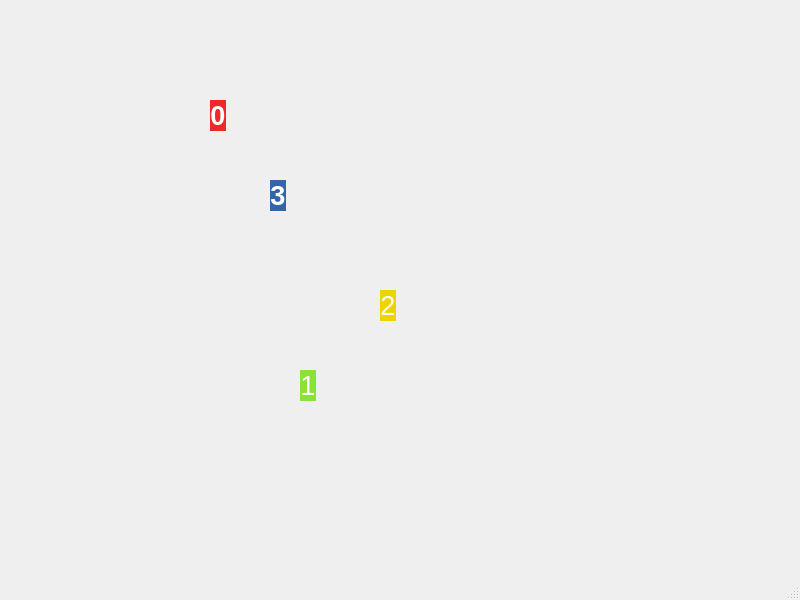
<?xml version="1.0" encoding="UTF-8"?>
<ui version="4.0">
 <class>MainWindow</class>
 <widget class="QMainWindow" name="MainWindow">
  <property name="geometry">
   <rect>
    <x>0</x>
    <y>0</y>
    <width>800</width>
    <height>600</height>
   </rect>
  </property>
  <property name="windowTitle">
   <string>MainWindow</string>
  </property>
  <widget class="QWidget" name="centralwidget">
   <widget class="QLabel" name="label">
    <property name="geometry">
     <rect>
      <x>210</x>
      <y>100</y>
      <width>16</width>
      <height>31</height>
     </rect>
    </property>
    <property name="palette">
     <palette>
      <active>
       <colorrole role="WindowText">
        <brush brushstyle="SolidPattern">
         <color alpha="255">
          <red>0</red>
          <green>0</green>
          <blue>0</blue>
         </color>
        </brush>
       </colorrole>
       <colorrole role="Button">
        <brush brushstyle="SolidPattern">
         <color alpha="255">
          <red>239</red>
          <green>41</green>
          <blue>41</blue>
         </color>
        </brush>
       </colorrole>
       <colorrole role="Light">
        <brush brushstyle="SolidPattern">
         <color alpha="255">
          <red>255</red>
          <green>147</green>
          <blue>147</blue>
         </color>
        </brush>
       </colorrole>
       <colorrole role="Midlight">
        <brush brushstyle="SolidPattern">
         <color alpha="255">
          <red>247</red>
          <green>94</green>
          <blue>94</blue>
         </color>
        </brush>
       </colorrole>
       <colorrole role="Dark">
        <brush brushstyle="SolidPattern">
         <color alpha="255">
          <red>119</red>
          <green>20</green>
          <blue>20</blue>
         </color>
        </brush>
       </colorrole>
       <colorrole role="Mid">
        <brush brushstyle="SolidPattern">
         <color alpha="255">
          <red>159</red>
          <green>27</green>
          <blue>27</blue>
         </color>
        </brush>
       </colorrole>
       <colorrole role="Text">
        <brush brushstyle="SolidPattern">
         <color alpha="255">
          <red>0</red>
          <green>0</green>
          <blue>0</blue>
         </color>
        </brush>
       </colorrole>
       <colorrole role="BrightText">
        <brush brushstyle="SolidPattern">
         <color alpha="255">
          <red>255</red>
          <green>255</green>
          <blue>255</blue>
         </color>
        </brush>
       </colorrole>
       <colorrole role="ButtonText">
        <brush brushstyle="SolidPattern">
         <color alpha="255">
          <red>0</red>
          <green>0</green>
          <blue>0</blue>
         </color>
        </brush>
       </colorrole>
       <colorrole role="Base">
        <brush brushstyle="SolidPattern">
         <color alpha="255">
          <red>255</red>
          <green>255</green>
          <blue>255</blue>
         </color>
        </brush>
       </colorrole>
       <colorrole role="Window">
        <brush brushstyle="SolidPattern">
         <color alpha="255">
          <red>239</red>
          <green>41</green>
          <blue>41</blue>
         </color>
        </brush>
       </colorrole>
       <colorrole role="Shadow">
        <brush brushstyle="SolidPattern">
         <color alpha="255">
          <red>0</red>
          <green>0</green>
          <blue>0</blue>
         </color>
        </brush>
       </colorrole>
       <colorrole role="AlternateBase">
        <brush brushstyle="SolidPattern">
         <color alpha="255">
          <red>247</red>
          <green>148</green>
          <blue>148</blue>
         </color>
        </brush>
       </colorrole>
       <colorrole role="ToolTipBase">
        <brush brushstyle="SolidPattern">
         <color alpha="255">
          <red>255</red>
          <green>255</green>
          <blue>220</blue>
         </color>
        </brush>
       </colorrole>
       <colorrole role="ToolTipText">
        <brush brushstyle="SolidPattern">
         <color alpha="255">
          <red>0</red>
          <green>0</green>
          <blue>0</blue>
         </color>
        </brush>
       </colorrole>
       <colorrole role="PlaceholderText">
        <brush brushstyle="SolidPattern">
         <color alpha="128">
          <red>0</red>
          <green>0</green>
          <blue>0</blue>
         </color>
        </brush>
       </colorrole>
      </active>
      <inactive>
       <colorrole role="WindowText">
        <brush brushstyle="SolidPattern">
         <color alpha="255">
          <red>0</red>
          <green>0</green>
          <blue>0</blue>
         </color>
        </brush>
       </colorrole>
       <colorrole role="Button">
        <brush brushstyle="SolidPattern">
         <color alpha="255">
          <red>239</red>
          <green>41</green>
          <blue>41</blue>
         </color>
        </brush>
       </colorrole>
       <colorrole role="Light">
        <brush brushstyle="SolidPattern">
         <color alpha="255">
          <red>255</red>
          <green>147</green>
          <blue>147</blue>
         </color>
        </brush>
       </colorrole>
       <colorrole role="Midlight">
        <brush brushstyle="SolidPattern">
         <color alpha="255">
          <red>247</red>
          <green>94</green>
          <blue>94</blue>
         </color>
        </brush>
       </colorrole>
       <colorrole role="Dark">
        <brush brushstyle="SolidPattern">
         <color alpha="255">
          <red>119</red>
          <green>20</green>
          <blue>20</blue>
         </color>
        </brush>
       </colorrole>
       <colorrole role="Mid">
        <brush brushstyle="SolidPattern">
         <color alpha="255">
          <red>159</red>
          <green>27</green>
          <blue>27</blue>
         </color>
        </brush>
       </colorrole>
       <colorrole role="Text">
        <brush brushstyle="SolidPattern">
         <color alpha="255">
          <red>0</red>
          <green>0</green>
          <blue>0</blue>
         </color>
        </brush>
       </colorrole>
       <colorrole role="BrightText">
        <brush brushstyle="SolidPattern">
         <color alpha="255">
          <red>255</red>
          <green>255</green>
          <blue>255</blue>
         </color>
        </brush>
       </colorrole>
       <colorrole role="ButtonText">
        <brush brushstyle="SolidPattern">
         <color alpha="255">
          <red>0</red>
          <green>0</green>
          <blue>0</blue>
         </color>
        </brush>
       </colorrole>
       <colorrole role="Base">
        <brush brushstyle="SolidPattern">
         <color alpha="255">
          <red>255</red>
          <green>255</green>
          <blue>255</blue>
         </color>
        </brush>
       </colorrole>
       <colorrole role="Window">
        <brush brushstyle="SolidPattern">
         <color alpha="255">
          <red>239</red>
          <green>41</green>
          <blue>41</blue>
         </color>
        </brush>
       </colorrole>
       <colorrole role="Shadow">
        <brush brushstyle="SolidPattern">
         <color alpha="255">
          <red>0</red>
          <green>0</green>
          <blue>0</blue>
         </color>
        </brush>
       </colorrole>
       <colorrole role="AlternateBase">
        <brush brushstyle="SolidPattern">
         <color alpha="255">
          <red>247</red>
          <green>148</green>
          <blue>148</blue>
         </color>
        </brush>
       </colorrole>
       <colorrole role="ToolTipBase">
        <brush brushstyle="SolidPattern">
         <color alpha="255">
          <red>255</red>
          <green>255</green>
          <blue>220</blue>
         </color>
        </brush>
       </colorrole>
       <colorrole role="ToolTipText">
        <brush brushstyle="SolidPattern">
         <color alpha="255">
          <red>0</red>
          <green>0</green>
          <blue>0</blue>
         </color>
        </brush>
       </colorrole>
       <colorrole role="PlaceholderText">
        <brush brushstyle="SolidPattern">
         <color alpha="128">
          <red>0</red>
          <green>0</green>
          <blue>0</blue>
         </color>
        </brush>
       </colorrole>
      </inactive>
      <disabled>
       <colorrole role="WindowText">
        <brush brushstyle="SolidPattern">
         <color alpha="255">
          <red>119</red>
          <green>20</green>
          <blue>20</blue>
         </color>
        </brush>
       </colorrole>
       <colorrole role="Button">
        <brush brushstyle="SolidPattern">
         <color alpha="255">
          <red>239</red>
          <green>41</green>
          <blue>41</blue>
         </color>
        </brush>
       </colorrole>
       <colorrole role="Light">
        <brush brushstyle="SolidPattern">
         <color alpha="255">
          <red>255</red>
          <green>147</green>
          <blue>147</blue>
         </color>
        </brush>
       </colorrole>
       <colorrole role="Midlight">
        <brush brushstyle="SolidPattern">
         <color alpha="255">
          <red>247</red>
          <green>94</green>
          <blue>94</blue>
         </color>
        </brush>
       </colorrole>
       <colorrole role="Dark">
        <brush brushstyle="SolidPattern">
         <color alpha="255">
          <red>119</red>
          <green>20</green>
          <blue>20</blue>
         </color>
        </brush>
       </colorrole>
       <colorrole role="Mid">
        <brush brushstyle="SolidPattern">
         <color alpha="255">
          <red>159</red>
          <green>27</green>
          <blue>27</blue>
         </color>
        </brush>
       </colorrole>
       <colorrole role="Text">
        <brush brushstyle="SolidPattern">
         <color alpha="255">
          <red>119</red>
          <green>20</green>
          <blue>20</blue>
         </color>
        </brush>
       </colorrole>
       <colorrole role="BrightText">
        <brush brushstyle="SolidPattern">
         <color alpha="255">
          <red>255</red>
          <green>255</green>
          <blue>255</blue>
         </color>
        </brush>
       </colorrole>
       <colorrole role="ButtonText">
        <brush brushstyle="SolidPattern">
         <color alpha="255">
          <red>119</red>
          <green>20</green>
          <blue>20</blue>
         </color>
        </brush>
       </colorrole>
       <colorrole role="Base">
        <brush brushstyle="SolidPattern">
         <color alpha="255">
          <red>239</red>
          <green>41</green>
          <blue>41</blue>
         </color>
        </brush>
       </colorrole>
       <colorrole role="Window">
        <brush brushstyle="SolidPattern">
         <color alpha="255">
          <red>239</red>
          <green>41</green>
          <blue>41</blue>
         </color>
        </brush>
       </colorrole>
       <colorrole role="Shadow">
        <brush brushstyle="SolidPattern">
         <color alpha="255">
          <red>0</red>
          <green>0</green>
          <blue>0</blue>
         </color>
        </brush>
       </colorrole>
       <colorrole role="AlternateBase">
        <brush brushstyle="SolidPattern">
         <color alpha="255">
          <red>239</red>
          <green>41</green>
          <blue>41</blue>
         </color>
        </brush>
       </colorrole>
       <colorrole role="ToolTipBase">
        <brush brushstyle="SolidPattern">
         <color alpha="255">
          <red>255</red>
          <green>255</green>
          <blue>220</blue>
         </color>
        </brush>
       </colorrole>
       <colorrole role="ToolTipText">
        <brush brushstyle="SolidPattern">
         <color alpha="255">
          <red>0</red>
          <green>0</green>
          <blue>0</blue>
         </color>
        </brush>
       </colorrole>
       <colorrole role="PlaceholderText">
        <brush brushstyle="SolidPattern">
         <color alpha="128">
          <red>0</red>
          <green>0</green>
          <blue>0</blue>
         </color>
        </brush>
       </colorrole>
      </disabled>
     </palette>
    </property>
    <property name="autoFillBackground">
     <bool>true</bool>
    </property>
    <property name="text">
     <string>&lt;html&gt;&lt;head/&gt;&lt;body&gt;&lt;p align=&quot;center&quot;&gt;&lt;span style=&quot; font-size:20pt; font-weight:600; color:#ffffff;&quot;&gt;0&lt;/span&gt;&lt;/p&gt;&lt;/body&gt;&lt;/html&gt;</string>
    </property>
   </widget>
   <widget class="QLabel" name="label_2">
    <property name="geometry">
     <rect>
      <x>300</x>
      <y>370</y>
      <width>16</width>
      <height>31</height>
     </rect>
    </property>
    <property name="palette">
     <palette>
      <active>
       <colorrole role="WindowText">
        <brush brushstyle="SolidPattern">
         <color alpha="255">
          <red>0</red>
          <green>0</green>
          <blue>0</blue>
         </color>
        </brush>
       </colorrole>
       <colorrole role="Button">
        <brush brushstyle="SolidPattern">
         <color alpha="255">
          <red>138</red>
          <green>226</green>
          <blue>52</blue>
         </color>
        </brush>
       </colorrole>
       <colorrole role="Light">
        <brush brushstyle="SolidPattern">
         <color alpha="255">
          <red>198</red>
          <green>255</green>
          <blue>143</blue>
         </color>
        </brush>
       </colorrole>
       <colorrole role="Midlight">
        <brush brushstyle="SolidPattern">
         <color alpha="255">
          <red>168</red>
          <green>240</green>
          <blue>97</blue>
         </color>
        </brush>
       </colorrole>
       <colorrole role="Dark">
        <brush brushstyle="SolidPattern">
         <color alpha="255">
          <red>69</red>
          <green>113</green>
          <blue>26</blue>
         </color>
        </brush>
       </colorrole>
       <colorrole role="Mid">
        <brush brushstyle="SolidPattern">
         <color alpha="255">
          <red>92</red>
          <green>151</green>
          <blue>35</blue>
         </color>
        </brush>
       </colorrole>
       <colorrole role="Text">
        <brush brushstyle="SolidPattern">
         <color alpha="255">
          <red>0</red>
          <green>0</green>
          <blue>0</blue>
         </color>
        </brush>
       </colorrole>
       <colorrole role="BrightText">
        <brush brushstyle="SolidPattern">
         <color alpha="255">
          <red>255</red>
          <green>255</green>
          <blue>255</blue>
         </color>
        </brush>
       </colorrole>
       <colorrole role="ButtonText">
        <brush brushstyle="SolidPattern">
         <color alpha="255">
          <red>0</red>
          <green>0</green>
          <blue>0</blue>
         </color>
        </brush>
       </colorrole>
       <colorrole role="Base">
        <brush brushstyle="SolidPattern">
         <color alpha="255">
          <red>255</red>
          <green>255</green>
          <blue>255</blue>
         </color>
        </brush>
       </colorrole>
       <colorrole role="Window">
        <brush brushstyle="SolidPattern">
         <color alpha="255">
          <red>138</red>
          <green>226</green>
          <blue>52</blue>
         </color>
        </brush>
       </colorrole>
       <colorrole role="Shadow">
        <brush brushstyle="SolidPattern">
         <color alpha="255">
          <red>0</red>
          <green>0</green>
          <blue>0</blue>
         </color>
        </brush>
       </colorrole>
       <colorrole role="AlternateBase">
        <brush brushstyle="SolidPattern">
         <color alpha="255">
          <red>196</red>
          <green>240</green>
          <blue>153</blue>
         </color>
        </brush>
       </colorrole>
       <colorrole role="ToolTipBase">
        <brush brushstyle="SolidPattern">
         <color alpha="255">
          <red>255</red>
          <green>255</green>
          <blue>220</blue>
         </color>
        </brush>
       </colorrole>
       <colorrole role="ToolTipText">
        <brush brushstyle="SolidPattern">
         <color alpha="255">
          <red>0</red>
          <green>0</green>
          <blue>0</blue>
         </color>
        </brush>
       </colorrole>
       <colorrole role="PlaceholderText">
        <brush brushstyle="SolidPattern">
         <color alpha="128">
          <red>0</red>
          <green>0</green>
          <blue>0</blue>
         </color>
        </brush>
       </colorrole>
      </active>
      <inactive>
       <colorrole role="WindowText">
        <brush brushstyle="SolidPattern">
         <color alpha="255">
          <red>0</red>
          <green>0</green>
          <blue>0</blue>
         </color>
        </brush>
       </colorrole>
       <colorrole role="Button">
        <brush brushstyle="SolidPattern">
         <color alpha="255">
          <red>138</red>
          <green>226</green>
          <blue>52</blue>
         </color>
        </brush>
       </colorrole>
       <colorrole role="Light">
        <brush brushstyle="SolidPattern">
         <color alpha="255">
          <red>198</red>
          <green>255</green>
          <blue>143</blue>
         </color>
        </brush>
       </colorrole>
       <colorrole role="Midlight">
        <brush brushstyle="SolidPattern">
         <color alpha="255">
          <red>168</red>
          <green>240</green>
          <blue>97</blue>
         </color>
        </brush>
       </colorrole>
       <colorrole role="Dark">
        <brush brushstyle="SolidPattern">
         <color alpha="255">
          <red>69</red>
          <green>113</green>
          <blue>26</blue>
         </color>
        </brush>
       </colorrole>
       <colorrole role="Mid">
        <brush brushstyle="SolidPattern">
         <color alpha="255">
          <red>92</red>
          <green>151</green>
          <blue>35</blue>
         </color>
        </brush>
       </colorrole>
       <colorrole role="Text">
        <brush brushstyle="SolidPattern">
         <color alpha="255">
          <red>0</red>
          <green>0</green>
          <blue>0</blue>
         </color>
        </brush>
       </colorrole>
       <colorrole role="BrightText">
        <brush brushstyle="SolidPattern">
         <color alpha="255">
          <red>255</red>
          <green>255</green>
          <blue>255</blue>
         </color>
        </brush>
       </colorrole>
       <colorrole role="ButtonText">
        <brush brushstyle="SolidPattern">
         <color alpha="255">
          <red>0</red>
          <green>0</green>
          <blue>0</blue>
         </color>
        </brush>
       </colorrole>
       <colorrole role="Base">
        <brush brushstyle="SolidPattern">
         <color alpha="255">
          <red>255</red>
          <green>255</green>
          <blue>255</blue>
         </color>
        </brush>
       </colorrole>
       <colorrole role="Window">
        <brush brushstyle="SolidPattern">
         <color alpha="255">
          <red>138</red>
          <green>226</green>
          <blue>52</blue>
         </color>
        </brush>
       </colorrole>
       <colorrole role="Shadow">
        <brush brushstyle="SolidPattern">
         <color alpha="255">
          <red>0</red>
          <green>0</green>
          <blue>0</blue>
         </color>
        </brush>
       </colorrole>
       <colorrole role="AlternateBase">
        <brush brushstyle="SolidPattern">
         <color alpha="255">
          <red>196</red>
          <green>240</green>
          <blue>153</blue>
         </color>
        </brush>
       </colorrole>
       <colorrole role="ToolTipBase">
        <brush brushstyle="SolidPattern">
         <color alpha="255">
          <red>255</red>
          <green>255</green>
          <blue>220</blue>
         </color>
        </brush>
       </colorrole>
       <colorrole role="ToolTipText">
        <brush brushstyle="SolidPattern">
         <color alpha="255">
          <red>0</red>
          <green>0</green>
          <blue>0</blue>
         </color>
        </brush>
       </colorrole>
       <colorrole role="PlaceholderText">
        <brush brushstyle="SolidPattern">
         <color alpha="128">
          <red>0</red>
          <green>0</green>
          <blue>0</blue>
         </color>
        </brush>
       </colorrole>
      </inactive>
      <disabled>
       <colorrole role="WindowText">
        <brush brushstyle="SolidPattern">
         <color alpha="255">
          <red>69</red>
          <green>113</green>
          <blue>26</blue>
         </color>
        </brush>
       </colorrole>
       <colorrole role="Button">
        <brush brushstyle="SolidPattern">
         <color alpha="255">
          <red>138</red>
          <green>226</green>
          <blue>52</blue>
         </color>
        </brush>
       </colorrole>
       <colorrole role="Light">
        <brush brushstyle="SolidPattern">
         <color alpha="255">
          <red>198</red>
          <green>255</green>
          <blue>143</blue>
         </color>
        </brush>
       </colorrole>
       <colorrole role="Midlight">
        <brush brushstyle="SolidPattern">
         <color alpha="255">
          <red>168</red>
          <green>240</green>
          <blue>97</blue>
         </color>
        </brush>
       </colorrole>
       <colorrole role="Dark">
        <brush brushstyle="SolidPattern">
         <color alpha="255">
          <red>69</red>
          <green>113</green>
          <blue>26</blue>
         </color>
        </brush>
       </colorrole>
       <colorrole role="Mid">
        <brush brushstyle="SolidPattern">
         <color alpha="255">
          <red>92</red>
          <green>151</green>
          <blue>35</blue>
         </color>
        </brush>
       </colorrole>
       <colorrole role="Text">
        <brush brushstyle="SolidPattern">
         <color alpha="255">
          <red>69</red>
          <green>113</green>
          <blue>26</blue>
         </color>
        </brush>
       </colorrole>
       <colorrole role="BrightText">
        <brush brushstyle="SolidPattern">
         <color alpha="255">
          <red>255</red>
          <green>255</green>
          <blue>255</blue>
         </color>
        </brush>
       </colorrole>
       <colorrole role="ButtonText">
        <brush brushstyle="SolidPattern">
         <color alpha="255">
          <red>69</red>
          <green>113</green>
          <blue>26</blue>
         </color>
        </brush>
       </colorrole>
       <colorrole role="Base">
        <brush brushstyle="SolidPattern">
         <color alpha="255">
          <red>138</red>
          <green>226</green>
          <blue>52</blue>
         </color>
        </brush>
       </colorrole>
       <colorrole role="Window">
        <brush brushstyle="SolidPattern">
         <color alpha="255">
          <red>138</red>
          <green>226</green>
          <blue>52</blue>
         </color>
        </brush>
       </colorrole>
       <colorrole role="Shadow">
        <brush brushstyle="SolidPattern">
         <color alpha="255">
          <red>0</red>
          <green>0</green>
          <blue>0</blue>
         </color>
        </brush>
       </colorrole>
       <colorrole role="AlternateBase">
        <brush brushstyle="SolidPattern">
         <color alpha="255">
          <red>138</red>
          <green>226</green>
          <blue>52</blue>
         </color>
        </brush>
       </colorrole>
       <colorrole role="ToolTipBase">
        <brush brushstyle="SolidPattern">
         <color alpha="255">
          <red>255</red>
          <green>255</green>
          <blue>220</blue>
         </color>
        </brush>
       </colorrole>
       <colorrole role="ToolTipText">
        <brush brushstyle="SolidPattern">
         <color alpha="255">
          <red>0</red>
          <green>0</green>
          <blue>0</blue>
         </color>
        </brush>
       </colorrole>
       <colorrole role="PlaceholderText">
        <brush brushstyle="SolidPattern">
         <color alpha="128">
          <red>0</red>
          <green>0</green>
          <blue>0</blue>
         </color>
        </brush>
       </colorrole>
      </disabled>
     </palette>
    </property>
    <property name="autoFillBackground">
     <bool>true</bool>
    </property>
    <property name="text">
     <string>&lt;html&gt;&lt;head/&gt;&lt;body&gt;&lt;p align=&quot;center&quot;&gt;&lt;span style=&quot; font-size:20pt; color:#ffffff;&quot;&gt;1&lt;/span&gt;&lt;/p&gt;&lt;/body&gt;&lt;/html&gt;</string>
    </property>
   </widget>
   <widget class="QLabel" name="label_3">
    <property name="geometry">
     <rect>
      <x>380</x>
      <y>290</y>
      <width>16</width>
      <height>31</height>
     </rect>
    </property>
    <property name="palette">
     <palette>
      <active>
       <colorrole role="WindowText">
        <brush brushstyle="SolidPattern">
         <color alpha="255">
          <red>0</red>
          <green>0</green>
          <blue>0</blue>
         </color>
        </brush>
       </colorrole>
       <colorrole role="Button">
        <brush brushstyle="SolidPattern">
         <color alpha="255">
          <red>237</red>
          <green>212</green>
          <blue>0</blue>
         </color>
        </brush>
       </colorrole>
       <colorrole role="Light">
        <brush brushstyle="SolidPattern">
         <color alpha="255">
          <red>255</red>
          <green>239</green>
          <blue>100</blue>
         </color>
        </brush>
       </colorrole>
       <colorrole role="Midlight">
        <brush brushstyle="SolidPattern">
         <color alpha="255">
          <red>246</red>
          <green>225</green>
          <blue>50</blue>
         </color>
        </brush>
       </colorrole>
       <colorrole role="Dark">
        <brush brushstyle="SolidPattern">
         <color alpha="255">
          <red>118</red>
          <green>106</green>
          <blue>0</blue>
         </color>
        </brush>
       </colorrole>
       <colorrole role="Mid">
        <brush brushstyle="SolidPattern">
         <color alpha="255">
          <red>158</red>
          <green>141</green>
          <blue>0</blue>
         </color>
        </brush>
       </colorrole>
       <colorrole role="Text">
        <brush brushstyle="SolidPattern">
         <color alpha="255">
          <red>0</red>
          <green>0</green>
          <blue>0</blue>
         </color>
        </brush>
       </colorrole>
       <colorrole role="BrightText">
        <brush brushstyle="SolidPattern">
         <color alpha="255">
          <red>255</red>
          <green>255</green>
          <blue>255</blue>
         </color>
        </brush>
       </colorrole>
       <colorrole role="ButtonText">
        <brush brushstyle="SolidPattern">
         <color alpha="255">
          <red>0</red>
          <green>0</green>
          <blue>0</blue>
         </color>
        </brush>
       </colorrole>
       <colorrole role="Base">
        <brush brushstyle="SolidPattern">
         <color alpha="255">
          <red>255</red>
          <green>255</green>
          <blue>255</blue>
         </color>
        </brush>
       </colorrole>
       <colorrole role="Window">
        <brush brushstyle="SolidPattern">
         <color alpha="255">
          <red>237</red>
          <green>212</green>
          <blue>0</blue>
         </color>
        </brush>
       </colorrole>
       <colorrole role="Shadow">
        <brush brushstyle="SolidPattern">
         <color alpha="255">
          <red>0</red>
          <green>0</green>
          <blue>0</blue>
         </color>
        </brush>
       </colorrole>
       <colorrole role="AlternateBase">
        <brush brushstyle="SolidPattern">
         <color alpha="255">
          <red>246</red>
          <green>233</green>
          <blue>127</blue>
         </color>
        </brush>
       </colorrole>
       <colorrole role="ToolTipBase">
        <brush brushstyle="SolidPattern">
         <color alpha="255">
          <red>255</red>
          <green>255</green>
          <blue>220</blue>
         </color>
        </brush>
       </colorrole>
       <colorrole role="ToolTipText">
        <brush brushstyle="SolidPattern">
         <color alpha="255">
          <red>0</red>
          <green>0</green>
          <blue>0</blue>
         </color>
        </brush>
       </colorrole>
       <colorrole role="PlaceholderText">
        <brush brushstyle="SolidPattern">
         <color alpha="128">
          <red>0</red>
          <green>0</green>
          <blue>0</blue>
         </color>
        </brush>
       </colorrole>
      </active>
      <inactive>
       <colorrole role="WindowText">
        <brush brushstyle="SolidPattern">
         <color alpha="255">
          <red>0</red>
          <green>0</green>
          <blue>0</blue>
         </color>
        </brush>
       </colorrole>
       <colorrole role="Button">
        <brush brushstyle="SolidPattern">
         <color alpha="255">
          <red>237</red>
          <green>212</green>
          <blue>0</blue>
         </color>
        </brush>
       </colorrole>
       <colorrole role="Light">
        <brush brushstyle="SolidPattern">
         <color alpha="255">
          <red>255</red>
          <green>239</green>
          <blue>100</blue>
         </color>
        </brush>
       </colorrole>
       <colorrole role="Midlight">
        <brush brushstyle="SolidPattern">
         <color alpha="255">
          <red>246</red>
          <green>225</green>
          <blue>50</blue>
         </color>
        </brush>
       </colorrole>
       <colorrole role="Dark">
        <brush brushstyle="SolidPattern">
         <color alpha="255">
          <red>118</red>
          <green>106</green>
          <blue>0</blue>
         </color>
        </brush>
       </colorrole>
       <colorrole role="Mid">
        <brush brushstyle="SolidPattern">
         <color alpha="255">
          <red>158</red>
          <green>141</green>
          <blue>0</blue>
         </color>
        </brush>
       </colorrole>
       <colorrole role="Text">
        <brush brushstyle="SolidPattern">
         <color alpha="255">
          <red>0</red>
          <green>0</green>
          <blue>0</blue>
         </color>
        </brush>
       </colorrole>
       <colorrole role="BrightText">
        <brush brushstyle="SolidPattern">
         <color alpha="255">
          <red>255</red>
          <green>255</green>
          <blue>255</blue>
         </color>
        </brush>
       </colorrole>
       <colorrole role="ButtonText">
        <brush brushstyle="SolidPattern">
         <color alpha="255">
          <red>0</red>
          <green>0</green>
          <blue>0</blue>
         </color>
        </brush>
       </colorrole>
       <colorrole role="Base">
        <brush brushstyle="SolidPattern">
         <color alpha="255">
          <red>255</red>
          <green>255</green>
          <blue>255</blue>
         </color>
        </brush>
       </colorrole>
       <colorrole role="Window">
        <brush brushstyle="SolidPattern">
         <color alpha="255">
          <red>237</red>
          <green>212</green>
          <blue>0</blue>
         </color>
        </brush>
       </colorrole>
       <colorrole role="Shadow">
        <brush brushstyle="SolidPattern">
         <color alpha="255">
          <red>0</red>
          <green>0</green>
          <blue>0</blue>
         </color>
        </brush>
       </colorrole>
       <colorrole role="AlternateBase">
        <brush brushstyle="SolidPattern">
         <color alpha="255">
          <red>246</red>
          <green>233</green>
          <blue>127</blue>
         </color>
        </brush>
       </colorrole>
       <colorrole role="ToolTipBase">
        <brush brushstyle="SolidPattern">
         <color alpha="255">
          <red>255</red>
          <green>255</green>
          <blue>220</blue>
         </color>
        </brush>
       </colorrole>
       <colorrole role="ToolTipText">
        <brush brushstyle="SolidPattern">
         <color alpha="255">
          <red>0</red>
          <green>0</green>
          <blue>0</blue>
         </color>
        </brush>
       </colorrole>
       <colorrole role="PlaceholderText">
        <brush brushstyle="SolidPattern">
         <color alpha="128">
          <red>0</red>
          <green>0</green>
          <blue>0</blue>
         </color>
        </brush>
       </colorrole>
      </inactive>
      <disabled>
       <colorrole role="WindowText">
        <brush brushstyle="SolidPattern">
         <color alpha="255">
          <red>118</red>
          <green>106</green>
          <blue>0</blue>
         </color>
        </brush>
       </colorrole>
       <colorrole role="Button">
        <brush brushstyle="SolidPattern">
         <color alpha="255">
          <red>237</red>
          <green>212</green>
          <blue>0</blue>
         </color>
        </brush>
       </colorrole>
       <colorrole role="Light">
        <brush brushstyle="SolidPattern">
         <color alpha="255">
          <red>255</red>
          <green>239</green>
          <blue>100</blue>
         </color>
        </brush>
       </colorrole>
       <colorrole role="Midlight">
        <brush brushstyle="SolidPattern">
         <color alpha="255">
          <red>246</red>
          <green>225</green>
          <blue>50</blue>
         </color>
        </brush>
       </colorrole>
       <colorrole role="Dark">
        <brush brushstyle="SolidPattern">
         <color alpha="255">
          <red>118</red>
          <green>106</green>
          <blue>0</blue>
         </color>
        </brush>
       </colorrole>
       <colorrole role="Mid">
        <brush brushstyle="SolidPattern">
         <color alpha="255">
          <red>158</red>
          <green>141</green>
          <blue>0</blue>
         </color>
        </brush>
       </colorrole>
       <colorrole role="Text">
        <brush brushstyle="SolidPattern">
         <color alpha="255">
          <red>118</red>
          <green>106</green>
          <blue>0</blue>
         </color>
        </brush>
       </colorrole>
       <colorrole role="BrightText">
        <brush brushstyle="SolidPattern">
         <color alpha="255">
          <red>255</red>
          <green>255</green>
          <blue>255</blue>
         </color>
        </brush>
       </colorrole>
       <colorrole role="ButtonText">
        <brush brushstyle="SolidPattern">
         <color alpha="255">
          <red>118</red>
          <green>106</green>
          <blue>0</blue>
         </color>
        </brush>
       </colorrole>
       <colorrole role="Base">
        <brush brushstyle="SolidPattern">
         <color alpha="255">
          <red>237</red>
          <green>212</green>
          <blue>0</blue>
         </color>
        </brush>
       </colorrole>
       <colorrole role="Window">
        <brush brushstyle="SolidPattern">
         <color alpha="255">
          <red>237</red>
          <green>212</green>
          <blue>0</blue>
         </color>
        </brush>
       </colorrole>
       <colorrole role="Shadow">
        <brush brushstyle="SolidPattern">
         <color alpha="255">
          <red>0</red>
          <green>0</green>
          <blue>0</blue>
         </color>
        </brush>
       </colorrole>
       <colorrole role="AlternateBase">
        <brush brushstyle="SolidPattern">
         <color alpha="255">
          <red>237</red>
          <green>212</green>
          <blue>0</blue>
         </color>
        </brush>
       </colorrole>
       <colorrole role="ToolTipBase">
        <brush brushstyle="SolidPattern">
         <color alpha="255">
          <red>255</red>
          <green>255</green>
          <blue>220</blue>
         </color>
        </brush>
       </colorrole>
       <colorrole role="ToolTipText">
        <brush brushstyle="SolidPattern">
         <color alpha="255">
          <red>0</red>
          <green>0</green>
          <blue>0</blue>
         </color>
        </brush>
       </colorrole>
       <colorrole role="PlaceholderText">
        <brush brushstyle="SolidPattern">
         <color alpha="128">
          <red>0</red>
          <green>0</green>
          <blue>0</blue>
         </color>
        </brush>
       </colorrole>
      </disabled>
     </palette>
    </property>
    <property name="autoFillBackground">
     <bool>true</bool>
    </property>
    <property name="text">
     <string>&lt;html&gt;&lt;head/&gt;&lt;body&gt;&lt;p align=&quot;center&quot;&gt;&lt;span style=&quot; font-size:20pt; color:#ffffff;&quot;&gt;2&lt;/span&gt;&lt;/p&gt;&lt;/body&gt;&lt;/html&gt;</string>
    </property>
   </widget>
   <widget class="QLabel" name="label_4">
    <property name="geometry">
     <rect>
      <x>270</x>
      <y>180</y>
      <width>16</width>
      <height>31</height>
     </rect>
    </property>
    <property name="palette">
     <palette>
      <active>
       <colorrole role="WindowText">
        <brush brushstyle="SolidPattern">
         <color alpha="255">
          <red>0</red>
          <green>0</green>
          <blue>0</blue>
         </color>
        </brush>
       </colorrole>
       <colorrole role="Button">
        <brush brushstyle="SolidPattern">
         <color alpha="255">
          <red>52</red>
          <green>101</green>
          <blue>164</blue>
         </color>
        </brush>
       </colorrole>
       <colorrole role="Light">
        <brush brushstyle="SolidPattern">
         <color alpha="255">
          <red>78</red>
          <green>151</green>
          <blue>246</blue>
         </color>
        </brush>
       </colorrole>
       <colorrole role="Midlight">
        <brush brushstyle="SolidPattern">
         <color alpha="255">
          <red>65</red>
          <green>126</green>
          <blue>205</blue>
         </color>
        </brush>
       </colorrole>
       <colorrole role="Dark">
        <brush brushstyle="SolidPattern">
         <color alpha="255">
          <red>26</red>
          <green>50</green>
          <blue>82</blue>
         </color>
        </brush>
       </colorrole>
       <colorrole role="Mid">
        <brush brushstyle="SolidPattern">
         <color alpha="255">
          <red>35</red>
          <green>67</green>
          <blue>109</blue>
         </color>
        </brush>
       </colorrole>
       <colorrole role="Text">
        <brush brushstyle="SolidPattern">
         <color alpha="255">
          <red>0</red>
          <green>0</green>
          <blue>0</blue>
         </color>
        </brush>
       </colorrole>
       <colorrole role="BrightText">
        <brush brushstyle="SolidPattern">
         <color alpha="255">
          <red>255</red>
          <green>255</green>
          <blue>255</blue>
         </color>
        </brush>
       </colorrole>
       <colorrole role="ButtonText">
        <brush brushstyle="SolidPattern">
         <color alpha="255">
          <red>0</red>
          <green>0</green>
          <blue>0</blue>
         </color>
        </brush>
       </colorrole>
       <colorrole role="Base">
        <brush brushstyle="SolidPattern">
         <color alpha="255">
          <red>255</red>
          <green>255</green>
          <blue>255</blue>
         </color>
        </brush>
       </colorrole>
       <colorrole role="Window">
        <brush brushstyle="SolidPattern">
         <color alpha="255">
          <red>52</red>
          <green>101</green>
          <blue>164</blue>
         </color>
        </brush>
       </colorrole>
       <colorrole role="Shadow">
        <brush brushstyle="SolidPattern">
         <color alpha="255">
          <red>0</red>
          <green>0</green>
          <blue>0</blue>
         </color>
        </brush>
       </colorrole>
       <colorrole role="AlternateBase">
        <brush brushstyle="SolidPattern">
         <color alpha="255">
          <red>153</red>
          <green>178</green>
          <blue>209</blue>
         </color>
        </brush>
       </colorrole>
       <colorrole role="ToolTipBase">
        <brush brushstyle="SolidPattern">
         <color alpha="255">
          <red>255</red>
          <green>255</green>
          <blue>220</blue>
         </color>
        </brush>
       </colorrole>
       <colorrole role="ToolTipText">
        <brush brushstyle="SolidPattern">
         <color alpha="255">
          <red>0</red>
          <green>0</green>
          <blue>0</blue>
         </color>
        </brush>
       </colorrole>
       <colorrole role="PlaceholderText">
        <brush brushstyle="SolidPattern">
         <color alpha="128">
          <red>0</red>
          <green>0</green>
          <blue>0</blue>
         </color>
        </brush>
       </colorrole>
      </active>
      <inactive>
       <colorrole role="WindowText">
        <brush brushstyle="SolidPattern">
         <color alpha="255">
          <red>0</red>
          <green>0</green>
          <blue>0</blue>
         </color>
        </brush>
       </colorrole>
       <colorrole role="Button">
        <brush brushstyle="SolidPattern">
         <color alpha="255">
          <red>52</red>
          <green>101</green>
          <blue>164</blue>
         </color>
        </brush>
       </colorrole>
       <colorrole role="Light">
        <brush brushstyle="SolidPattern">
         <color alpha="255">
          <red>78</red>
          <green>151</green>
          <blue>246</blue>
         </color>
        </brush>
       </colorrole>
       <colorrole role="Midlight">
        <brush brushstyle="SolidPattern">
         <color alpha="255">
          <red>65</red>
          <green>126</green>
          <blue>205</blue>
         </color>
        </brush>
       </colorrole>
       <colorrole role="Dark">
        <brush brushstyle="SolidPattern">
         <color alpha="255">
          <red>26</red>
          <green>50</green>
          <blue>82</blue>
         </color>
        </brush>
       </colorrole>
       <colorrole role="Mid">
        <brush brushstyle="SolidPattern">
         <color alpha="255">
          <red>35</red>
          <green>67</green>
          <blue>109</blue>
         </color>
        </brush>
       </colorrole>
       <colorrole role="Text">
        <brush brushstyle="SolidPattern">
         <color alpha="255">
          <red>0</red>
          <green>0</green>
          <blue>0</blue>
         </color>
        </brush>
       </colorrole>
       <colorrole role="BrightText">
        <brush brushstyle="SolidPattern">
         <color alpha="255">
          <red>255</red>
          <green>255</green>
          <blue>255</blue>
         </color>
        </brush>
       </colorrole>
       <colorrole role="ButtonText">
        <brush brushstyle="SolidPattern">
         <color alpha="255">
          <red>0</red>
          <green>0</green>
          <blue>0</blue>
         </color>
        </brush>
       </colorrole>
       <colorrole role="Base">
        <brush brushstyle="SolidPattern">
         <color alpha="255">
          <red>255</red>
          <green>255</green>
          <blue>255</blue>
         </color>
        </brush>
       </colorrole>
       <colorrole role="Window">
        <brush brushstyle="SolidPattern">
         <color alpha="255">
          <red>52</red>
          <green>101</green>
          <blue>164</blue>
         </color>
        </brush>
       </colorrole>
       <colorrole role="Shadow">
        <brush brushstyle="SolidPattern">
         <color alpha="255">
          <red>0</red>
          <green>0</green>
          <blue>0</blue>
         </color>
        </brush>
       </colorrole>
       <colorrole role="AlternateBase">
        <brush brushstyle="SolidPattern">
         <color alpha="255">
          <red>153</red>
          <green>178</green>
          <blue>209</blue>
         </color>
        </brush>
       </colorrole>
       <colorrole role="ToolTipBase">
        <brush brushstyle="SolidPattern">
         <color alpha="255">
          <red>255</red>
          <green>255</green>
          <blue>220</blue>
         </color>
        </brush>
       </colorrole>
       <colorrole role="ToolTipText">
        <brush brushstyle="SolidPattern">
         <color alpha="255">
          <red>0</red>
          <green>0</green>
          <blue>0</blue>
         </color>
        </brush>
       </colorrole>
       <colorrole role="PlaceholderText">
        <brush brushstyle="SolidPattern">
         <color alpha="128">
          <red>0</red>
          <green>0</green>
          <blue>0</blue>
         </color>
        </brush>
       </colorrole>
      </inactive>
      <disabled>
       <colorrole role="WindowText">
        <brush brushstyle="SolidPattern">
         <color alpha="255">
          <red>26</red>
          <green>50</green>
          <blue>82</blue>
         </color>
        </brush>
       </colorrole>
       <colorrole role="Button">
        <brush brushstyle="SolidPattern">
         <color alpha="255">
          <red>52</red>
          <green>101</green>
          <blue>164</blue>
         </color>
        </brush>
       </colorrole>
       <colorrole role="Light">
        <brush brushstyle="SolidPattern">
         <color alpha="255">
          <red>78</red>
          <green>151</green>
          <blue>246</blue>
         </color>
        </brush>
       </colorrole>
       <colorrole role="Midlight">
        <brush brushstyle="SolidPattern">
         <color alpha="255">
          <red>65</red>
          <green>126</green>
          <blue>205</blue>
         </color>
        </brush>
       </colorrole>
       <colorrole role="Dark">
        <brush brushstyle="SolidPattern">
         <color alpha="255">
          <red>26</red>
          <green>50</green>
          <blue>82</blue>
         </color>
        </brush>
       </colorrole>
       <colorrole role="Mid">
        <brush brushstyle="SolidPattern">
         <color alpha="255">
          <red>35</red>
          <green>67</green>
          <blue>109</blue>
         </color>
        </brush>
       </colorrole>
       <colorrole role="Text">
        <brush brushstyle="SolidPattern">
         <color alpha="255">
          <red>26</red>
          <green>50</green>
          <blue>82</blue>
         </color>
        </brush>
       </colorrole>
       <colorrole role="BrightText">
        <brush brushstyle="SolidPattern">
         <color alpha="255">
          <red>255</red>
          <green>255</green>
          <blue>255</blue>
         </color>
        </brush>
       </colorrole>
       <colorrole role="ButtonText">
        <brush brushstyle="SolidPattern">
         <color alpha="255">
          <red>26</red>
          <green>50</green>
          <blue>82</blue>
         </color>
        </brush>
       </colorrole>
       <colorrole role="Base">
        <brush brushstyle="SolidPattern">
         <color alpha="255">
          <red>52</red>
          <green>101</green>
          <blue>164</blue>
         </color>
        </brush>
       </colorrole>
       <colorrole role="Window">
        <brush brushstyle="SolidPattern">
         <color alpha="255">
          <red>52</red>
          <green>101</green>
          <blue>164</blue>
         </color>
        </brush>
       </colorrole>
       <colorrole role="Shadow">
        <brush brushstyle="SolidPattern">
         <color alpha="255">
          <red>0</red>
          <green>0</green>
          <blue>0</blue>
         </color>
        </brush>
       </colorrole>
       <colorrole role="AlternateBase">
        <brush brushstyle="SolidPattern">
         <color alpha="255">
          <red>52</red>
          <green>101</green>
          <blue>164</blue>
         </color>
        </brush>
       </colorrole>
       <colorrole role="ToolTipBase">
        <brush brushstyle="SolidPattern">
         <color alpha="255">
          <red>255</red>
          <green>255</green>
          <blue>220</blue>
         </color>
        </brush>
       </colorrole>
       <colorrole role="ToolTipText">
        <brush brushstyle="SolidPattern">
         <color alpha="255">
          <red>0</red>
          <green>0</green>
          <blue>0</blue>
         </color>
        </brush>
       </colorrole>
       <colorrole role="PlaceholderText">
        <brush brushstyle="SolidPattern">
         <color alpha="128">
          <red>0</red>
          <green>0</green>
          <blue>0</blue>
         </color>
        </brush>
       </colorrole>
      </disabled>
     </palette>
    </property>
    <property name="autoFillBackground">
     <bool>true</bool>
    </property>
    <property name="text">
     <string>&lt;html&gt;&lt;head/&gt;&lt;body&gt;&lt;p align=&quot;center&quot;&gt;&lt;span style=&quot; font-size:20pt; font-weight:600; color:#ffffff;&quot;&gt;3&lt;/span&gt;&lt;/p&gt;&lt;/body&gt;&lt;/html&gt;</string>
    </property>
   </widget>
  </widget>
  <widget class="QMenuBar" name="menubar">
   <property name="geometry">
    <rect>
     <x>0</x>
     <y>0</y>
     <width>800</width>
     <height>23</height>
    </rect>
   </property>
  </widget>
  <widget class="QStatusBar" name="statusbar"/>
 </widget>
 <resources/>
 <connections/>
</ui>
